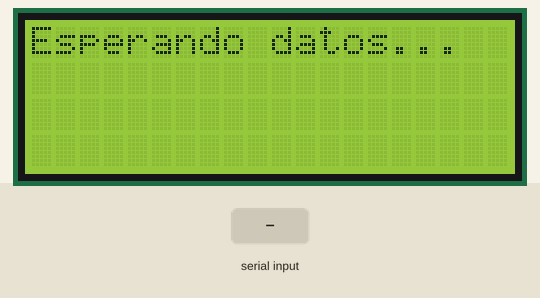
The sketch below on a simulated Arduino Uno, built with avr-gcc and run on an emulated ATmega328P. On the bench: 20×4 character LCD. Inputs (shaded band) come from the test bench.

Above: at 1.2 s.
1.3 s: "1\n" received over Serial
At 2.1 s:
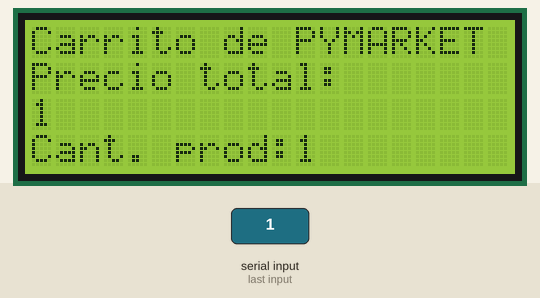
2.8 s: "0\n" received over Serial
At 3.3 s:
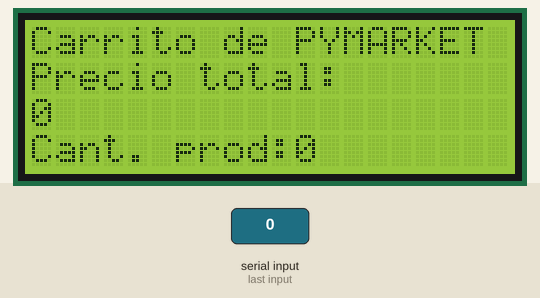
4.3 s: "2\n" received over Serial
At 5.6 s:
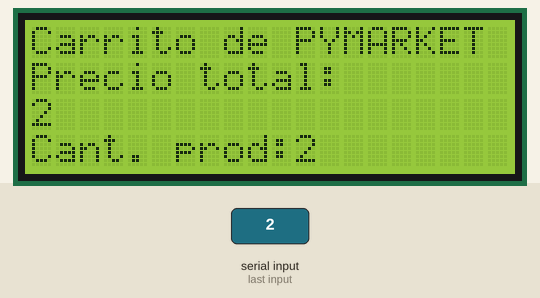
Timing chart, 0 to 7.3 s (numbered marks = the images above; inputs shaded):
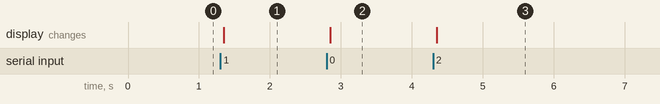

The sketch:

sketch_dec01a.ino
```cpp
#include <Wire.h>
#include <LiquidCrystal_I2C.h>

LiquidCrystal_I2C lcd(0x27, 20, 4); // Cambia a 0x3F si 0x27 no funciona

void setup() {
    lcd.init();
    lcd.backlight();
    lcd.setCursor(0, 0);
    lcd.print("Esperando datos...");
    Serial.begin(9600); // Configura comunicación serial
}

void loop() {
    if (Serial.available() > 0) {
        String data = Serial.readStringUntil('\n'); // Lee datos hasta nueva línea
        lcd.clear();
        lcd.setCursor(0, 0);
        lcd.print("Carrito de PYMARKET");
        lcd.setCursor(0, 1);
        lcd.print("Precio total:");
        lcd.setCursor(0, 2);
        lcd.print(data.substring(0, data.indexOf(','))); // Muestra el precio
        lcd.setCursor(0, 3);
        lcd.print("Cant. prod:");
        lcd.print(data.substring(data.indexOf(',') + 1)); // Muestra cantidad
    }
}
```

Measured:
- after the input at 1.3 s, the display: changes after 0.05 s (image 1)
- after the input at 2.8 s, the display: changes after 0.05 s (image 2)
- after the input at 4.3 s, the display: changes after 0.05 s (image 3)
